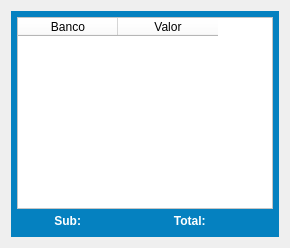
            <widget class="QWidget" name="tab_4">
             <attribute name="title">
              <string>Saldo I.</string>
             </attribute>
             <layout class="QHBoxLayout" name="horizontalLayout_26">
              <item>
               <widget class="QWidget" name="widget_34" native="true">
                <property name="minimumSize">
                 <size>
                  <width>0</width>
                  <height>0</height>
                 </size>
                </property>
                <property name="maximumSize">
                 <size>
                  <width>16777215</width>
                  <height>16777215</height>
                 </size>
                </property>
                <property name="styleSheet">
                 <string notr="true">background-color: rgb(5, 129, 192);</string>
                </property>
                <layout class="QVBoxLayout" name="verticalLayout_13">
                 <property name="spacing">
                  <number>2</number>
                 </property>
                 <property name="leftMargin">
                  <number>6</number>
                 </property>
                 <property name="topMargin">
                  <number>6</number>
                 </property>
                 <property name="rightMargin">
                  <number>6</number>
                 </property>
                 <property name="bottomMargin">
                  <number>6</number>
                 </property>
                 <item>
                  <widget class="QTableWidget" name="table_Investimentos">
                   <property name="sizePolicy">
                    <sizepolicy hsizetype="Preferred" vsizetype="Preferred">
                     <horstretch>0</horstretch>
                     <verstretch>0</verstretch>
                    </sizepolicy>
                   </property>
                   <property name="font">
                    <font>
                     <pointsize>8</pointsize>
                    </font>
                   </property>
                   <property name="styleSheet">
                    <string notr="true">background-color: rgb(255, 255, 255);</string>
                   </property>
                   <column>
                    <property name="text">
                     <string>Banco</string>
                    </property>
                   </column>
                   <column>
                    <property name="text">
                     <string>Valor</string>
                    </property>
                   </column>
                  </widget>
                 </item>
                 <item>
                  <widget class="QWidget" name="widget_35" native="true">
                   <property name="minimumSize">
                    <size>
                     <width>0</width>
                     <height>20</height>
                    </size>
                   </property>
                   <property name="maximumSize">
                    <size>
                     <width>16777215</width>
                     <height>20</height>
                    </size>
                   </property>
                   <layout class="QHBoxLayout" name="horizontalLayout_25">
                    <property name="spacing">
                     <number>0</number>
                    </property>
                    <property name="leftMargin">
                     <number>0</number>
                    </property>
                    <property name="topMargin">
                     <number>0</number>
                    </property>
                    <property name="rightMargin">
                     <number>0</number>
                    </property>
                    <property name="bottomMargin">
                     <number>0</number>
                    </property>
                    <item>
                     <widget class="QLabel" name="label_17">
                      <property name="font">
                       <font>
                        <pointsize>9</pointsize>
                        <weight>75</weight>
                        <bold>true</bold>
                       </font>
                      </property>
                      <property name="styleSheet">
                       <string notr="true">color: rgb(255, 255, 255);</string>
                      </property>
                      <property name="text">
                       <string>Sub:</string>
                      </property>
                      <property name="alignment">
                       <set>Qt::AlignRight|Qt::AlignTrailing|Qt::AlignVCenter</set>
                      </property>
                     </widget>
                    </item>
                    <item>
                     <widget class="QLabel" name="label_Sub">
                      <property name="font">
                       <font>
                        <pointsize>9</pointsize>
                        <weight>75</weight>
                        <bold>true</bold>
                       </font>
                      </property>
                      <property name="styleSheet">
                       <string notr="true">color: rgb(255, 255, 255);</string>
                      </property>
                      <property name="text">
                       <string/>
                      </property>
                      <property name="alignment">
                       <set>Qt::AlignLeading|Qt::AlignLeft|Qt::AlignVCenter</set>
                      </property>
                     </widget>
                    </item>
                    <item>
                     <widget class="QLabel" name="label_5">
                      <property name="font">
                       <font>
                        <pointsize>9</pointsize>
                        <weight>75</weight>
                        <bold>true</bold>
                       </font>
                      </property>
                      <property name="styleSheet">
                       <string notr="true">color: rgb(255, 255, 255);</string>
                      </property>
                      <property name="text">
                       <string>Total: </string>
                      </property>
                      <property name="alignment">
                       <set>Qt::AlignRight|Qt::AlignTrailing|Qt::AlignVCenter</set>
                      </property>
                     </widget>
                    </item>
                    <item>
                     <widget class="QLabel" name="label_S_Investi">
                      <property name="font">
                       <font>
                        <pointsize>9</pointsize>
                        <weight>75</weight>
                        <bold>true</bold>
                       </font>
                      </property>
                      <property name="styleSheet">
                       <string notr="true">color: rgb(255, 255, 255);</string>
                      </property>
                      <property name="text">
                       <string/>
                      </property>
                      <property name="alignment">
                       <set>Qt::AlignLeading|Qt::AlignLeft|Qt::AlignVCenter</set>
                      </property>
                     </widget>
                    </item>
                   </layout>
                  </widget>
                 </item>
                </layout>
               </widget>
              </item>
             </layout>
            </widget>
